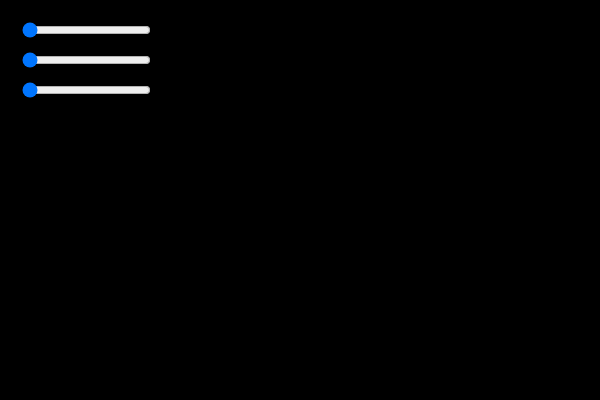
Frame 1 (no input)
Frame 60 (no input): identical to frame 1, image omitted
Frame 120 (the mouse pressed at the canvas centre since frame 60): identical to frame 1, image omitted

The p5.js sketch that drew this single still picture (run headless with seeded random() and noise() and a simulated clock; from frame 60 on, the mouse is pressed at the canvas centre):

// p5.js sketch
// ── sketch.js
var rickyaSlider;
var tierraSlider;
var loveSlider;
function setup(){
    createCanvas(600,400);
    background(244, 66, 155);

   //createSiler(min, max, default)
    rickyaSlider = createSlider(0,255,0);
    //.position(x,y)
     rickyaSlider.position(20,20);
     tierraSlider = createSlider (0,255,0);
     tierraSlider.position(20,50);
     
     loveSlider = createSlider(0,255,0);
     loveSlider.position(20,80);
}

function draw(){
    redValue = rickyaSlider.value();
    tValue = tierraSlider.value();
    lValue = loveSlider.value();
    
    background(redValue,tValue ,lValue);
}
